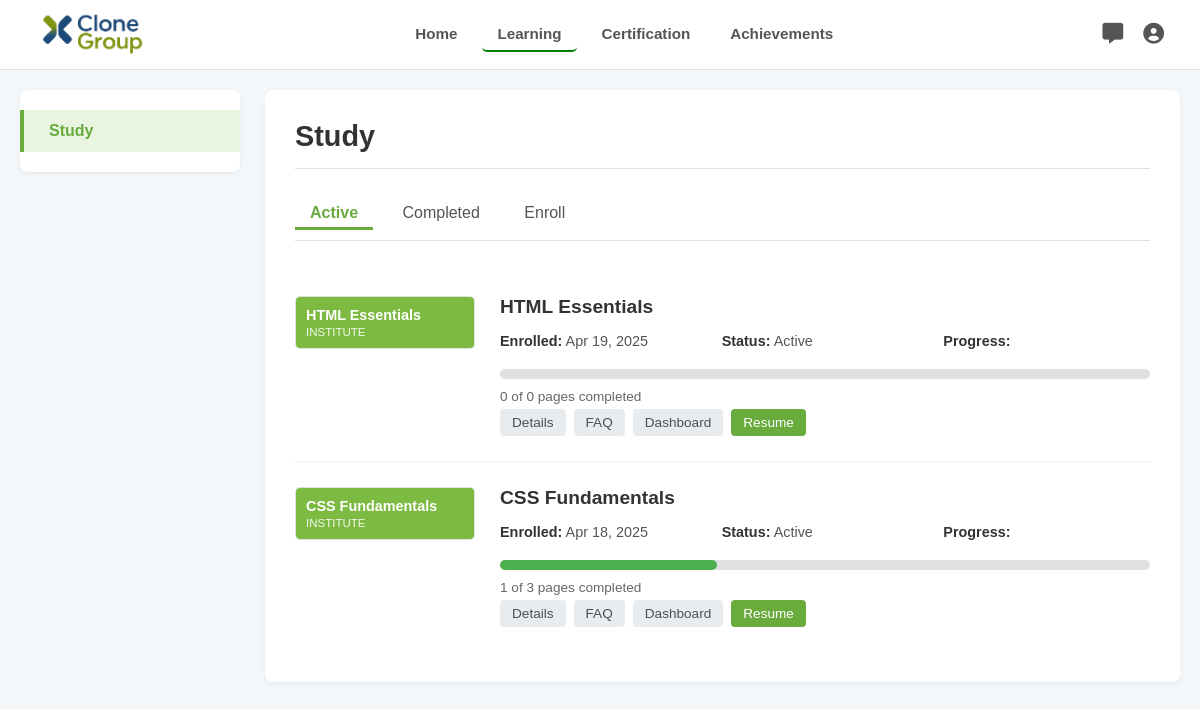
The page /user/dashboard.php (signed in) on the database its author committed.
### tables this page shows
CREATE TABLE `course_management` (
  `id` int(11) NOT NULL,
  `user_id` int(11) NOT NULL,
  `course_id` int(11) NOT NULL,
  `enrollment_date` date NOT NULL,
  `Trạng thái học` enum('active','completed','dropped') NOT NULL,
  `certificate_issued` tinyint(1) NOT NULL DEFAULT 0,
  `certificate_date` date DEFAULT NULL
);

CREATE TABLE `courses` (
  `course_id` int(11) NOT NULL,
  `course_name` varchar(255) NOT NULL,
  `description` text DEFAULT NULL,
  `teacher_id` int(11) DEFAULT NULL,
  `date` date NOT NULL
);

### user/course_functions.php (called while the page is built, shortened)
<?php
include('../config.php');
function getActiveCourses($userId) {
    global $conn;
    $sql = "SELECT c.*, cm.enrollment_date, cm.id as enrollment_id
            FROM courses c
            JOIN course_management cm ON c.course_id = cm.course_id
            WHERE cm.user_id = ? AND cm.`Trạng thái học` = 'active'
            ORDER BY cm.enrollment_date DESC";
    $stmt = $conn->prepare($sql);
    $stmt->bind_param("i", $userId);
    $stmt->execute();
    $result = $stmt->get_result();
    $courses = [];
    while ($row = $result->fetch_assoc()) {
        $courses[] = $row;
    }
    return $courses;
}
function getCourseProgress($userId, $courseId) {
    global $conn;
    $sqlTotalPages = "SELECT COUNT(p.page_id) as total_pages
                     FROM pages p
                     JOIN topics t ON p.topic_id = t.topic_id
                     JOIN modules m ON t.module_id = m.module_id
                     WHERE m.course_id = ?";
    $stmtTotal = $conn->prepare($sqlTotalPages);
    $stmtTotal->bind_param("i", $courseId);
    $stmtTotal->execute();
    $resultTotal = $stmtTotal->get_result()->fetch_assoc();
    $totalPages = $resultTotal['total_pages'] ?? 0;
    $sqlCompleted = "SELECT COUNT(lm.id) as completed_pages
                    FROM lesson_management lm
                    JOIN pages p ON lm.page_id = p.page_id
                    JOIN topics t ON p.topic_id = t.topic_id
                    JOIN modules m ON t.module_id = m.module_id
                    WHERE m.course_id = ? AND lm.`trạng thái học` = 'đã hoàn thành'";
    $stmtCompleted = $conn->prepare($sqlCompleted);
    $stmtCompleted->bind_param("i", $courseId);
    $stmtCompleted->execute();
    $resultCompleted = $stmtCompleted->get_result()->fetch_assoc();
    $completedPages = $resultCompleted['completed_pages'] ?? 0;
    $progressPercent = ($totalPages > 0) ? ($completedPages / $totalPages) * 100 : 0;
    return [
        'total_pages' => $totalPages,
        'completed_pages' => $completedPages,
        'progress_percent' => $progressPercent
    ];
}
?>

### user/dashboard.php (the view, shortened to what this page needs)
<?php
require_once 'course_functions.php';
$userId = $_SESSION['user_id'];
$activeCourses = getActiveCourses($userId);
$activeTab = 'active';
?>
<!DOCTYPE html>
<html lang="vi">
<head>
    <link rel="stylesheet" href="../index.css">
    <link rel="stylesheet" href="dash.css">
    <link rel="stylesheet" href="https://cdnjs.cloudflare.com/ajax/libs/font-awesome/6.0.0/css/all.min.css">
</head>
<body>
    <header class="dashboard-header">
        <div class="logo">
            <a href="../index.php"> <img src="/edubeclone/assets/images/logo1.png" alt="OpenClone"> </a>
        </div>
        <nav class="center-nav">
            <a href="../index.php">Home</a>
            <a href="#" id="nav-learning" class="active">Learning</a>
            <a href="#" id="nav-certification">Certification</a>
            <a href="#" id="nav-achievements">Achievements</a>
        </nav>
        <div class="user-actions">
            <a href="#" title="Messages"><i class="fas fa-comment-alt"></i></a>
            <div class="profile-dropdown-container">
                <a href="#" title="Profile" class="user-profile-icon" id="profile-toggle"><i class="fas fa-user-circle"></i></a>
            </div>
        </div>
    </header>
    <div class="dashboard-container">
        <aside class="dashboard-sidebar">
            <nav>
                <ul>
                    <li><a href="#" class="active">Study</a></li>
                    </ul>
            </nav>
        </aside>
        <main class="dashboard-content" id="main-content-area">
            <div id="content-learning" style="display: block;">
                <h1>Study</h1>
                <nav class="content-tabs">
                    <button type="button" class="tab-link <?php echo $activeTab == 'active' ? 'active' : ''; ?>" data-tab="active">Active</button>
                    <button type="button" class="tab-link <?php echo $activeTab == 'completed' ? 'active' : ''; ?>" data-tab="completed">Completed</button>
                    <button type="button" class="tab-link <?php echo $activeTab == 'enroll' ? 'active' : ''; ?>" data-tab="enroll">Enroll</button>
                </nav>
                <div class="course-list" id="active-courses" style="display: <?php echo $activeTab == 'active' ? 'block' : 'none'; ?>">
                    <?php if (empty($activeCourses)):  ?>
                        <div class="no-courses">
                            <p>You don't have any active courses. Enroll in a course to get started!</p>
                        </div>
                    <?php else:  ?>
                        <?php foreach ($activeCourses as $course): ?>
                            <?php
                                $progress = getCourseProgress($userId, $course['course_id']);
                            ?>
                            <div class="course-list-item">
                                <div class="course-thumbnail">
                                    <div class="mini-card card-css">
                                        <div class="mini-card-header">
                                            <?php echo htmlspecialchars($course['course_name']);  ?>
                                            <div class="mini-card-provider">INSTITUTE</div>
                                        </div>
                                    </div>
                                </div>
                                <div class="course-details">
                                    <h2><?php echo htmlspecialchars($course['course_name']);  ?></h2>
                                    <div class="details-grid">
                                        <p><strong>Enrolled:</strong> <?php echo date('M d, Y', strtotime($course['enrollment_date']));  ?></p>
                                        <p><strong>Status:</strong> Active</p>
                                        <p><strong>Progress:</strong></p>
                                    </div>
                                    <div class="progress-bar">
                                        <div class="progress-fill" style="width: <?php echo $progress['progress_percent']; ?>%"></div>
                                    </div>
                                    <p class="course-status">
                                        <?php echo $progress['completed_pages']; ?> of <?php echo $progress['total_pages']; ?> pages completed
                                    </p>
                                    <div class="course-actions">
                                        <button class="btn-action">Details</button>
                                        <button class="btn-action">FAQ</button>
                                        <a href="course.php?id=<?php echo $course['course_id']; ?>">
                                            <button class="btn-action">Dashboard</button>
                                        </a>
                                        <a href="course.php?id=<?php echo $course['course_id']; ?>&resume=1">
                                            <button class="btn-action btn-resume">Resume</button>
                                        </a>
                                    </div>
                                </div>
                            </div>
                        <?php endforeach;  ?>
                    <?php endif;  ?>
                </div>
            </div>
        </main>
    </div>
</body>
</html>

### index.css (style rules this page uses)
* { box-sizing: border-box; margin: 0; padding: 0; }
body { font-family: Arial, sans-serif; background-color: #f8f9fa; color: #333; }
button { cursor: pointer; border: none; background: none; font-size: inherit; }
header { display: flex; justify-content: space-between; align-items: center; padding: 15px 30px; background-color: #fff; border-bottom: 1px solid #e0e0e0; }
.logo a { display: inline-block; }
.logo img { height: auto; width: 110px; display: block; }

### user/dash.css (style rules this page uses)
body { background-color: #f4f7f9; }
.dashboard-header { display: flex; justify-content: space-between; align-items: center; padding: 10px 3%; background-color: #fff; border-bottom: 1px solid #e0e0e0; }
.dashboard-header .logo img { height: auto; width: 110px; display: block; }
.dashboard-header .center-nav { display: flex; gap: 10px; }
.dashboard-header .center-nav a { padding: 8px 15px; text-decoration: none; color: #555; font-weight: 600; font-size: 0.95em; border-radius: 5px; transition: background-color 0.3s ease, color 0.3s ease; }
.dashboard-header .center-nav a.active { font-weight: bold; border-bottom: 2px solid green; }
.dashboard-header .user-actions { display: flex; align-items: center; gap: 20px; }
.dashboard-header .user-actions a { color: #555; font-size: 1.3em; text-decoration: none; }
.dashboard-container { display: flex; max-width: 1400px; margin: 20px auto; padding: 0 20px; gap: 25px; align-items: flex-start; }
.dashboard-sidebar { flex: 0 0 220px; background-color: #fff; border-radius: 8px; padding: 20px 0; box-shadow: 0 2px 5px rgba(0,0,0,0.05); }
.dashboard-sidebar nav ul { list-style: none; padding: 0; margin: 0; }
.dashboard-sidebar nav li a { display: block; padding: 12px 25px; text-decoration: none; color: #444; font-weight: 500; border-left: 4px solid transparent; transition: background-color 0.2s ease, border-left-color 0.2s ease; }
.dashboard-sidebar nav li a.active { color: #6aab3e; font-weight: 600; border-left-color: #6aab3e; background-color: #e8f5e1; }
.dashboard-content { flex-grow: 1; background-color: #fff; border-radius: 8px; padding: 30px; box-shadow: 0 2px 5px rgba(0,0,0,0.05); }
.dashboard-content h1 { font-size: 1.8em; margin-top: 0; margin-bottom: 25px; color: #333; font-weight: 600; }
.content-tabs { margin-bottom: 30px; border-bottom: 1px solid #e0e0e0; padding-bottom: 10px; }
.content-tabs .tab-link { background: none; border: none; padding: 5px 15px; margin-right: 10px; cursor: pointer; font-size: 1em; color: #555; font-weight: 500; border-bottom: 3px solid transparent; transition: color 0.3s ease, border-bottom-color 0.3s ease; }
.content-tabs .tab-link.active { color: #6aab3e; font-weight: 600; border-bottom-color: #6aab3e; }
.course-list-item { display: flex; gap: 25px; padding: 25px 0; border-bottom: 1px solid #f0f0f0; align-items: flex-start; }
.course-list-item:last-child { border-bottom: none; }
.course-thumbnail { flex: 0 0 180px; }
.mini-card { border: 1px solid #e0e0e0; border-radius: 5px; overflow: hidden; font-size: 0.9em; }
.mini-card.card-css .mini-card-header { background-color: #7dba41; }
.mini-card-header { padding: 10px; color: #fff; font-weight: bold; }
.mini-card-provider { font-size: 0.8em; font-weight: normal; opacity: 0.9; margin-top: 3px; }
.course-details { flex-grow: 1; }
.course-details h2 { font-size: 1.2em; margin-top: 0; margin-bottom: 15px; color: #333; }
.details-grid { display: grid; grid-template-columns: repeat(auto-fit, minmax(180px, 1fr)); gap: 5px 15px; font-size: 0.9em; color: #555; margin-bottom: 20px; }
.details-grid p { margin: 0; }
.details-grid p strong { color: #333; }
.course-actions { display: flex; flex-wrap: wrap; gap: 8px; }
.btn-action { background-color: #e9ecef; color: #495057; border: none; padding: 6px 12px; border-radius: 4px; font-size: 0.85em; font-weight: 500; cursor: pointer; transition: background-color 0.2s ease, color 0.2s ease; }
.btn-action.btn-resume { background-color: #6aab3e; color: #fff; }
.dashboard-content h1 { border-bottom: 1px solid #e0e0e0; padding-bottom: 15px; margin-bottom: 30px; }
.profile-dropdown-container { position: relative; display: inline-block; }
.btn-resume { background-color: #17a2b8; }
.progress-bar { width: 100%; background-color: #e0e0e0; border-radius: 5px; margin: 10px 0; }
.progress-fill { height: 10px; background-color: #4CAF50; border-radius: 5px; transition: width 0.3s ease; }
.course-status { font-size: 0.85em; color: #666; margin: 5px 0; }

### rows shown on the page
course_management: course.course_name "HTML Essentials", enrollment_date "Apr 19, 2025", completed_pages "0", total_pages "0"
course_management: course.course_name "CSS Fundamentals", enrollment_date "Apr 18, 2025", $progress['progress_percent'] 33.333333333333 (drawn), completed_pages "1", total_pages "3"
